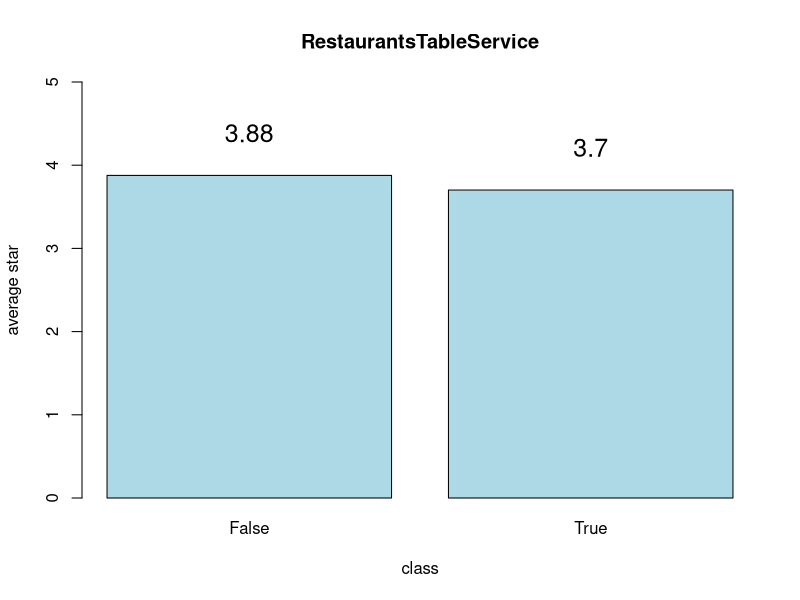
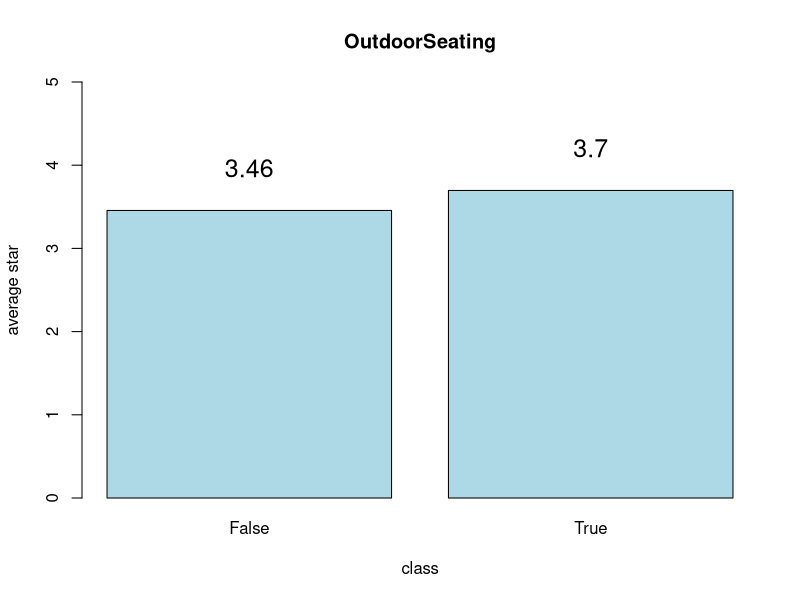
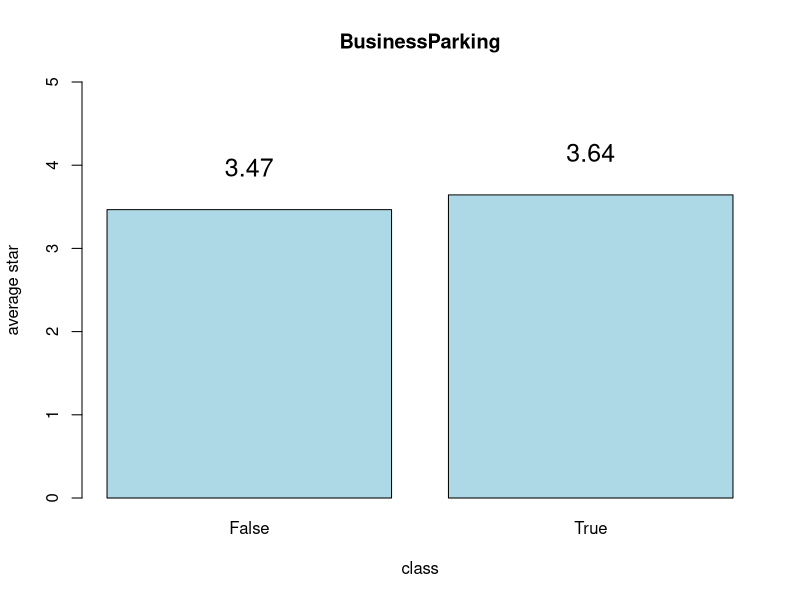
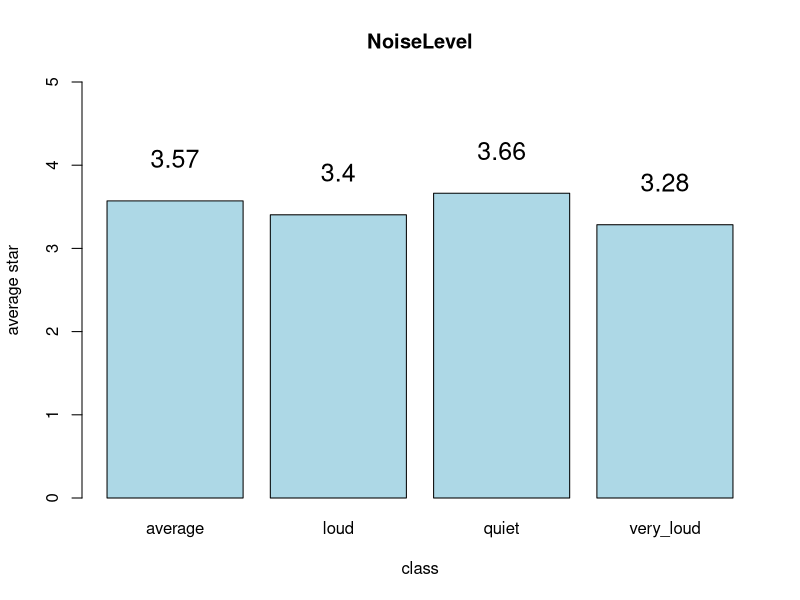
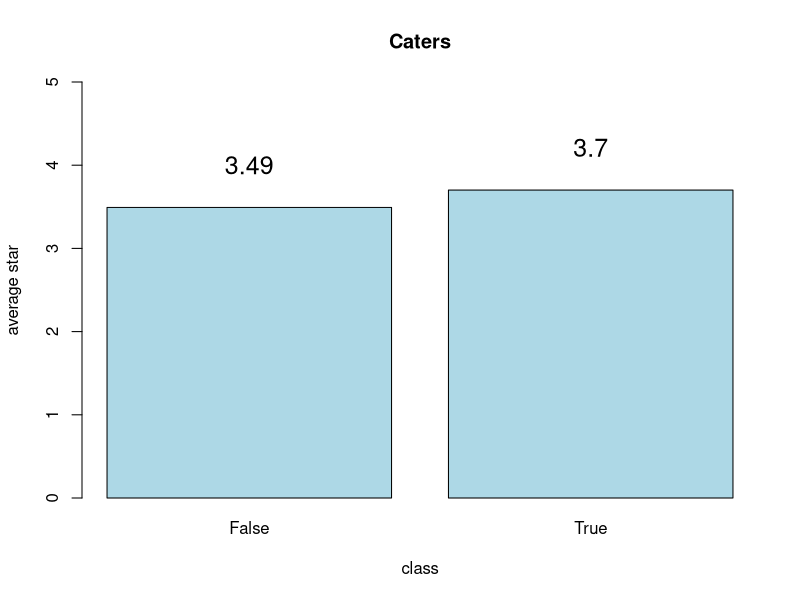
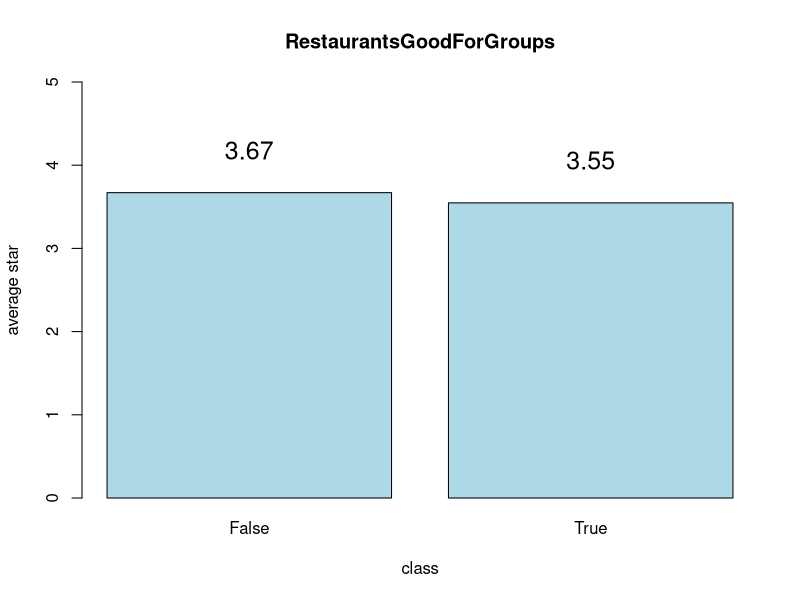
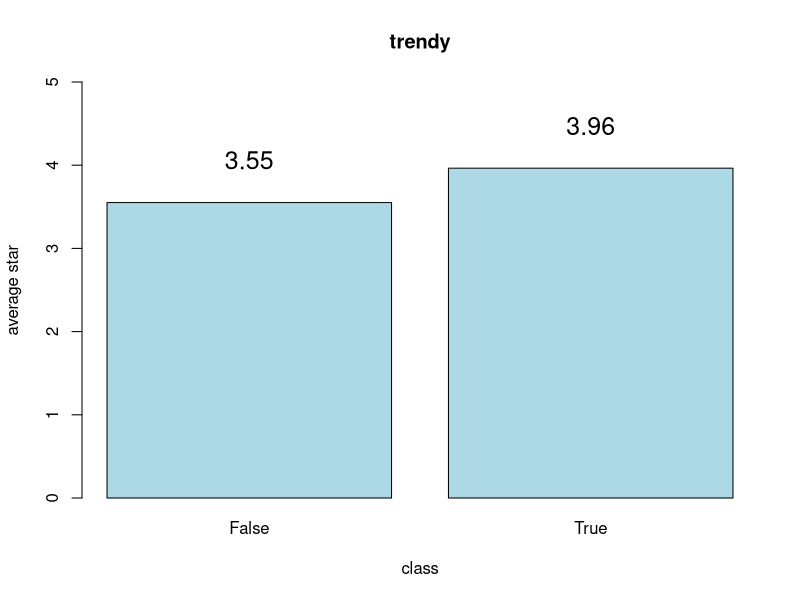
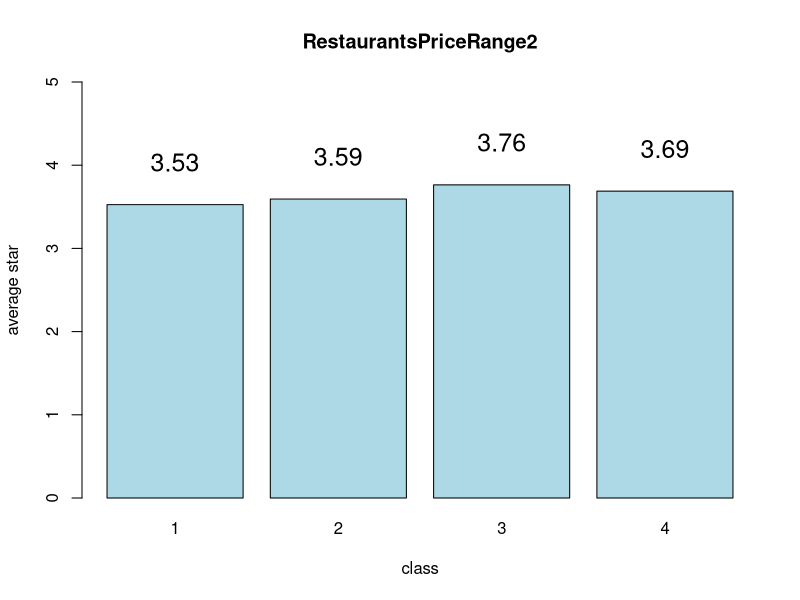

Reproduce these figures in R, in order.
## 1.read processed business attribute data
dat = read.csv("attribute.csv")

## 2.Do nonparametric test to test if 10 important business attributes are statitically
## related to stars. Do Kruscal-Wallis test to test if there exists one sample stochastically 
## dominate one ohter, then do pairwise Wilcoxon rank sum test with Bonferroni correction.

# 2.1 RestaurantsTableService
c0 = dat$stars[dat$RestaurantsTableService == 0]   #False
c2 = dat$stars[dat$RestaurantsTableService == 2]   #True
data = data.frame(x = c(c0,c2),g = factor(rep(1:2,c(465,1163))))
wilcox.test(c0,c2,paired = F)    #p-value = 6.306e-11 < 0.05, reject null hypothesis
(m = c(round(mean(c0),2),round(mean(c2),2)))
x = barplot(c(mean(c0),mean(c2)),names.arg = c('False','True'),xlab = 'class',
        ylab = 'average star',main = 'RestaurantsTableService',ylim = c(0,5),col = 'light blue')
text(x,c(mean(c0)+0.7,mean(c2)+0.7),labels = m,cex=1.5,pos=1)
# Restaurants with no table service have higher star.

# 2.2 OutdoorSeating
c0 = dat$stars[dat$OutdoorSeating == 0]   #False
c2 = dat$stars[dat$OutdoorSeating == 2]   #True
data = data.frame(x = c(c0,c2),g = factor(rep(1:2,c(1880,1886))))
wilcox.test(c0,c2,paired = F)    #p-value < 2.2e-16 < 0.05, reject null hypothesis
(m = c(round(mean(c0),2),round(mean(c2),2)))
x = barplot(c(mean(c0),mean(c2)),names.arg = c('False','True'),xlab = 'class',
        ylab = 'average star',main = 'OutdoorSeating',ylim = c(0,5),col = 'light blue')
text(x,c(mean(c0)+0.7,mean(c2)+0.7),labels = m,cex=1.5,pos=1)
# Restaurants with outdoor seating have higher star.


# 2.3 BusinessParking
c0 = dat$stars[dat$BusinessParking == 0]   #False
c2 = dat$stars[dat$BusinessParking == 2]   #True
data = data.frame(x = c(c0,c2),g = factor(rep(1:2,c(904,2722))))
wilcox.test(c0,c2,paired = F)      #p-value = 1.344e-09 < 0.05, reject null hypothesis
(m = c(round(mean(c0),2),round(mean(c2),2)))
x = barplot(c(mean(c0),mean(c2)),names.arg = c('False','True'),xlab = 'class',
            ylab = 'average star',main = 'BusinessParking',ylim = c(0,5),col = 'light blue')
text(x,c(mean(c0)+0.7,mean(c2)+0.7),labels = m,cex=1.5,pos=1)
# Restaurants with business parking place have higher star.


# 2.4 NoiseLevel
c1 = dat$stars[dat$NoiseLevel == 1]   #average
c2 = dat$stars[dat$NoiseLevel == 2]   #loud
c3 = dat$stars[dat$NoiseLevel == 3]   #quiet
c4 = dat$stars[dat$NoiseLevel == 4]   #very_loud
data = data.frame(x = c(c1,c2,c3,c4),g = factor(rep(1:4,c(2463,193,595,56))))
kruskal.test(x~g,data = data)    #p-value = 6.303e-09, p < 0.05
# entire alpha = 0.05, use Bonferroni correction for each test alpha = 0.05/6 = 0.00833333
wilcox.test(c1,c2,paired = F)    #p-value = 0.0001156 < 0.00833333, reject null hypothesis
wilcox.test(c1,c3,paired = F)    #p-value = 0.0002615 < 0.00833333, reject null hypothesis
wilcox.test(c1,c4,paired = F)    #p-value = 0.001555 < 0.00833333, reject null hypothesis
wilcox.test(c2,c3,paired = F)    #p-value = 3.588e-07 < 0.00833333, reject null hypothesis
wilcox.test(c2,c4,paired = F)    #p-value = 0.3148 > 0.00833333, retain null hypothesis
wilcox.test(c3,c4,paired = F)    #p-value = 0.0001016 < 0.00833333, reject null hypothesis
(m = c(round(mean(c1),2),round(mean(c2),2),round(mean(c3),2),round(mean(c4),2)))
x = barplot(c(mean(c1),mean(c2),mean(c3),mean(c4)),names.arg = c('average','loud','quiet','very_loud'),xlab = 'class',
            ylab = 'average star',main = 'NoiseLevel',ylim = c(0,5),col = 'light blue')
text(x,c(mean(c1)+0.7,mean(c2)+0.7,mean(c3)+0.7,mean(c4)+0.7),labels = m,cex=1.5,pos=1)
 # Restaurants with loud and very loud have same performance on stars.
# Quiet restaurants have higher star.


# 2.5 Caters
c0 = dat$stars[dat$Caters == 0]   #False
c2 = dat$stars[dat$Caters == 2]   #True
data = data.frame(x = c(c0,c2),g = factor(rep(1:2,c(1461,1544))))
wilcox.test(c0,c2,paired = F)   #p-value < 2.2e-16 < 0.05, reject null hypothesis
(m = c(round(mean(c0),2),round(mean(c2),2)))
x = barplot(c(mean(c0),mean(c2)),names.arg = c('False','True'),xlab = 'class',
            ylab = 'average star',main = 'Caters',ylim = c(0,5),col = 'light blue')
text(x,c(mean(c0)+0.7,mean(c2)+0.7),labels = m,cex=1.5,pos=1)
# Restaurants with caters have higher star.


# 2.6 RestaurantsGoodForGroups
c0 = dat$stars[dat$RestaurantsGoodForGroups == 0]   #False
c2 = dat$stars[dat$RestaurantsGoodForGroups == 2]   #True
data = data.frame(x = c(c0,c2),g = factor(rep(1:2,c(439,3424))))
wilcox.test(c0,c2,paired = F)     #p-value = 1.145e-05 < 0.05, reject null hypothesis
(m = c(round(mean(c0),2),round(mean(c2),2)))
x = barplot(c(mean(c0),mean(c2)),names.arg = c('False','True'),xlab = 'class',
            ylab = 'average star',main = 'RestaurantsGoodForGroups',ylim = c(0,5),col = 'light blue')
text(x,c(mean(c0)+0.7,mean(c2)+0.7),labels = m,cex=1.5,pos=1)
# Restaurants that are not good for groups have higher star.


# 2.7 trendy
c0 = dat$stars[dat$trendy == 0]   #False
c2 = dat$stars[dat$trendy == 2]   #True
data = data.frame(x = c(c0,c2),g = factor(rep(1:2,c(3291,288))))
wilcox.test(c0,c2,paired = F)     #p-value < 2.2e-16 < 0.05, reject null hypothesis
(m = c(round(mean(c0),2),round(mean(c2),2)))
x = barplot(c(mean(c0),mean(c2)),names.arg = c('False','True'),xlab = 'class',
            ylab = 'average star',main = 'trendy',ylim = c(0,5),col = 'light blue')
text(x,c(mean(c0)+0.7,mean(c2)+0.7),labels = m,cex=1.5,pos=1)
# Trendy restaruants have higher star.


# 2.8 RestaurantsPriceRange2
c0 = dat$stars[dat$RestaurantsPriceRange2 == 0]   #1
c1 = dat$stars[dat$RestaurantsPriceRange2 == 1]   #2
c2 = dat$stars[dat$RestaurantsPriceRange2 == 2]   #3
c3 = dat$stars[dat$RestaurantsPriceRange2 == 3]   #4
data = data.frame(x = c(c0,c1,c2,c3),g = factor(rep(1:4,c(1682,2139,149,11))))
kruskal.test(x~g,data = data)    #p-value = 0.01863, p < 0.05
# entire alpha = 0.05, use Bonferroni correction for each test alpha = 0.05/6 = 0.00833333
wilcox.test(c0,c1,paired = F)    #p-value = 0.184 > 0.00833333 ,retain null hypothesis
wilcox.test(c0,c2,paired = F)    #p-value = 0.003681 < 0.00833333, reject null hypothesis
wilcox.test(c0,c3,paired = F)    #p-value = 0.6117 > 0.00833333, retain null hypothesis
wilcox.test(c1,c2,paired = F)    #p-value = 0.00668 < 0.00833333, reject null hypothesis
wilcox.test(c1,c3,paired = F)    #p-value = 0.6786 > 0.00833333, retain null hypothesis
wilcox.test(c2,c3,paired = F)    #p-value = 0.6611 > 0.00833333, retain null hypothesis
(m = c(round(mean(c0),2),round(mean(c1),2),round(mean(c2),2),round(mean(c3),2)))
x = barplot(c(mean(c0),mean(c1),mean(c2),mean(c3)),names.arg = c('1','2','3','4'),xlab = 'class',
            ylab = 'average star',main = 'RestaurantsPriceRange2',ylim = c(0,5),col = 'light blue')
text(x,c(mean(c0)+0.7,mean(c1)+0.7,mean(c2)+0.7,mean(c3)+0.7),labels = m,cex=1.5,pos=1)
# Intuitively, Restautants with high price provide better environment, food and service.


# 2.9 RestaurantsDelivery
c0 = dat$stars[dat$RestaurantsDelivery == 0]   #False
c2 = dat$stars[dat$RestaurantsDelivery == 2]   #True
data = data.frame(x = c(c0,c2),g = factor(rep(1:2,c(3306,532))))
wilcox.test(c0,c2,paired = F)     #p-value = 2.3e-09 < 0.05, reject null hypothesis
(m = c(round(mean(c0),2),round(mean(c2),2)))
x = barplot(c(mean(c0),mean(c2)),names.arg = c('False','True'),xlab = 'class',
            ylab = 'average star',main = 'RestaurantsDelivery',ylim = c(0,5),col = 'light blue')
text(x,c(mean(c0)+0.7,mean(c2)+0.7),labels = m,cex=1.5,pos=1)
# Restaurants with delivery have higher star.


# 2.10 WiFi
c1 = dat$stars[dat$WiFi == 1]   #free
c2 = dat$stars[dat$WiFi == 2]   #no
c3 = dat$stars[dat$WiFi == 3]   #paid
data = data.frame(x = c(c1,c2,c3),g = factor(rep(1:3,c(2376,1191,23))))
kruskal.test(x~g,data = data)    #p-value = 1.419e-06, p < 0.05
# entire alpha = 0.05, use Bonferroni correction for each test alpha = 0.05/3 = 0.01666667
wilcox.test(c1,c2,paired = F)    #p-value = 1.74e-06 < 0.01666667, reject null hypothesis
wilcox.test(c1,c3,paired = F)    #p-value = 0.02476 > 0.01666667, retain null hypothesis
wilcox.test(c2,c3,paired = F)    #p-value = 0.1129 > 0.0166666， retain null hypothesis
(m = c(round(mean(c1),2),round(mean(c2),2),round(mean(c3),2)))
x = barplot(c(mean(c1),mean(c2),mean(c3)),names.arg = c('free','no','paid'),xlab = 'class',
            ylab = 'average star',main = 'WiFi',ylim = c(0,5),col = 'light blue')
text(x,c(mean(c1)+0.7,mean(c2)+0.7,mean(c3)+0.7),labels = m,cex=1.5,pos=1)
# Restaurants with no wifi can provide free wifi to increase star.
